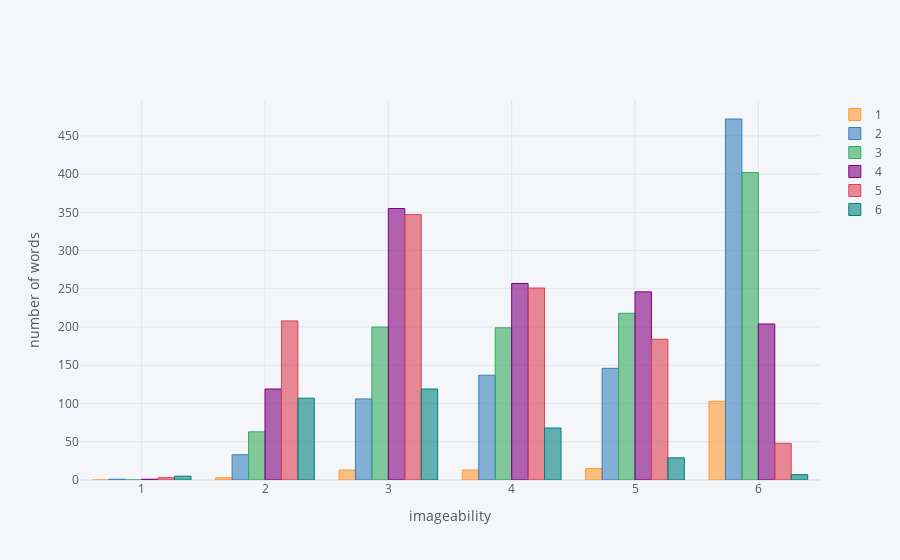

This figure's notebook cell:
### Code cell
a.iplot(kind='bar',xTitle= 'imageability',yTitle= 'number of words',legend ='aoa')

### Figure 1 — Plotly figure (JSON) as saved in the notebook; plotly's stock layout.template omitted (floating-point values rounded to 4 significant figures)
{"data": [{"marker": {"color": "rgba(255, 153, 51, 0.6)", "line": {"color": "rgba(255, 153, 51, 1.0)", "width": 1}}, "name": "1", "orientation": "v", "text": "", "type": "bar", "x": [1, 2, 3, 4, 5, 6], "y": [0, 3, 13, 13, 15, 103]}, {"marker": {"color": "rgba(55, 128, 191, 0.6)", "line": {"color": "rgba(55, 128, 191, 1.0)", "width": 1}}, "name": "2", "orientation": "v", "text": "", "type": "bar", "x": [1, 2, 3, 4, 5, 6], "y": [1, 33, 106, 137, 146, 472]}, {"marker": {"color": "rgba(50, 171, 96, 0.6)", "line": {"color": "rgba(50, 171, 96, 1.0)", "width": 1}}, "name": "3", "orientation": "v", "text": "", "type": "bar", "x": [1, 2, 3, 4, 5, 6], "y": [0, 63, 200, 199, 218, 402]}, {"marker": {"color": "rgba(128, 0, 128, 0.6)", "line": {"color": "rgba(128, 0, 128, 1.0)", "width": 1}}, "name": "4", "orientation": "v", "text": "", "type": "bar", "x": [1, 2, 3, 4, 5, 6], "y": [1, 119, 355, 257, 246, 204]}, {"marker": {"color": "rgba(219, 64, 82, 0.6)", "line": {"color": "rgba(219, 64, 82, 1.0)", "width": 1}}, "name": "5", "orientation": "v", "text": "", "type": "bar", "x": [1, 2, 3, 4, 5, 6], "y": [3, 208, 347, 251, 184, 48]}, {"marker": {"color": "rgba(0, 128, 128, 0.6)", "line": {"color": "rgba(0, 128, 128, 1.0)", "width": 1}}, "name": "6", "orientation": "v", "text": "", "type": "bar", "x": [1, 2, 3, 4, 5, 6], "y": [5, 107, 119, 68, 29, 7]}], "layout": {"legend": {"bgcolor": "#F5F6F9", "font": {"color": "#4D5663"}}, "paper_bgcolor": "#F5F6F9", "plot_bgcolor": "#F5F6F9", "showlegend": true, "title": {"font": {"color": "#4D5663"}}, "xaxis": {"gridcolor": "#E1E5ED", "showgrid": true, "tickfont": {"color": "#4D5663"}, "title": {"font": {"color": "#4D5663"}, "text": "imageability"}, "zerolinecolor": "#E1E5ED"}, "yaxis": {"gridcolor": "#E1E5ED", "showgrid": true, "tickfont": {"color": "#4D5663"}, "title": {"font": {"color": "#4D5663"}, "text": "number of words"}, "zerolinecolor": "#E1E5ED"}}}
